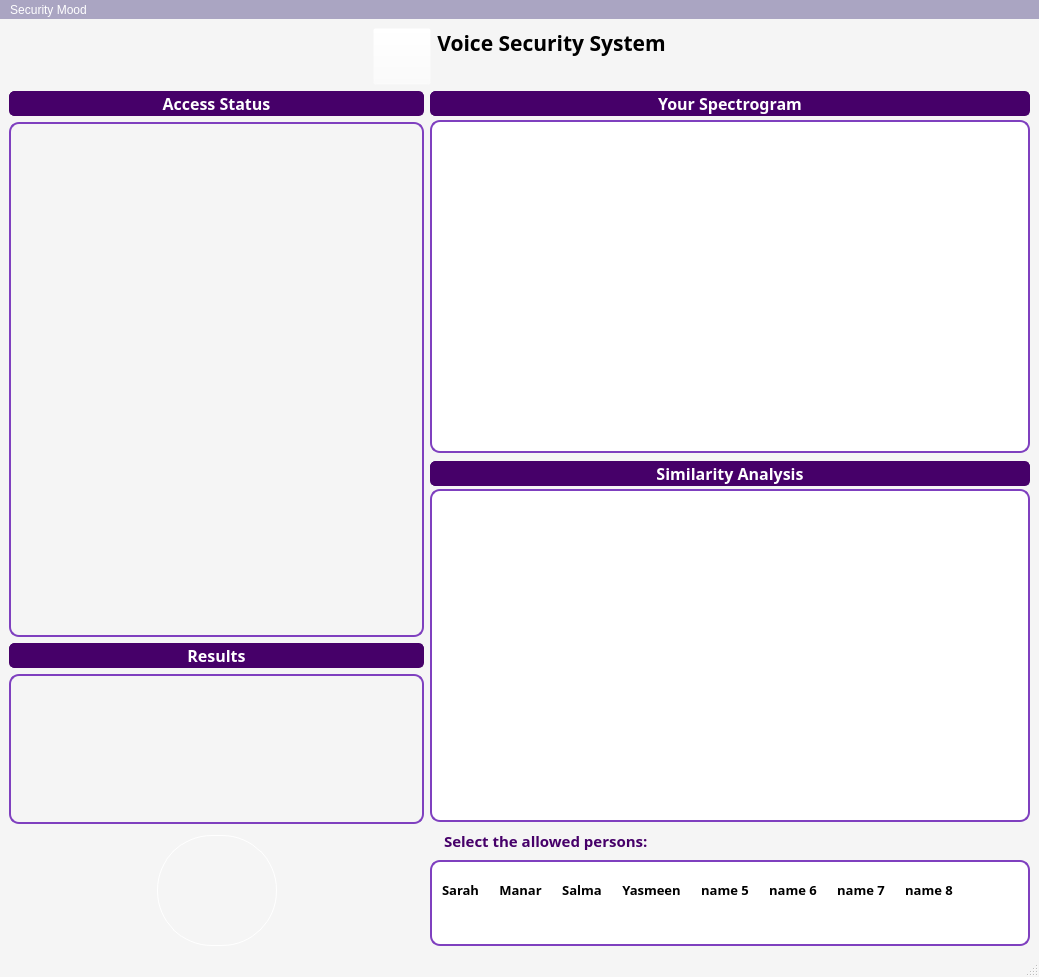
<?xml version="1.0" encoding="UTF-8"?>
<ui version="4.0">
 <class>MainWindow</class>
 <widget class="QMainWindow" name="MainWindow">
  <property name="geometry">
   <rect>
    <x>0</x>
    <y>0</y>
    <width>1039</width>
    <height>977</height>
   </rect>
  </property>
  <property name="windowTitle">
   <string>MainWindow</string>
  </property>
  <property name="styleSheet">
   <string notr="true">QMainWindow, QDialog{
	/*background-color: rgb(231, 237, 255);*/
	background-color: rgb(245, 245, 245);
}
/*-------------------------------------------------------------------*/
QMenuBar,QMenuBar::item {
    color: white;
  /*	background-color: rgb(100, 0, 150); /* main background color 
	background-color: rgb(186, 180, 200);*/
	background-color: rgb(170, 165, 194);
}

QMenu,QMenu::item {
    color: black;
    background-color: white;
	margin: 1px;
	padding: 1px;
    text-decoration: none;
}

QMenuBar::item:selected,QMenuBar::item:pressed,
QMenu::item:selected,QMenu::item:pressed {
    color: white;
    background-color: rgb(90, 0, 155);
}

/*-------------------------------------------------------------------*/
QListWidget{
	background-color: rgb(255, 255, 255);
	border-radius: 10px;
	border: 2px solid rgb(127, 64, 191);
	padding-top: 12px;
	padding-bottom: 12px;
/*	padding-right: 5px;
	padding-left: 5px;*/
}

QListWidget::item{
	padding: 2px;
	margin: 5px;
}

QListWidget::item:hover {
	border-bottom: 2px solid rgb(127, 64, 191);
}

QListWidget::item:selected {
/*    background: rgb(211, 196, 255);*/
	background-color: rgba(114, 0, 214,255);
	border-radius: 6px;	
    color: white;
}

QListWidget::item:disabled,
QListWidget::item:disabled:hover{
	background-color: rgb(255, 255, 255);
    color: white;
}

/*-------------------------------------------------------------------*/
QPushButton{
	margin-top: 5px;
	border: 1px solid white;
	border-radius: 55px;
}
QPushButton::hover{
	/*background-color: rgb(114, 0, 214);*/
	border: 1.5px solid;
	border-color: rgb(140, 0, 210);
}
QPushButton::pressed{
	/*background-color: rgb(114, 0, 214);*/
	border: 4px solid;
	border-color: rgb(70, 0, 105);
}</string>
  </property>
  <property name="iconSize">
   <size>
    <width>50</width>
    <height>40</height>
   </size>
  </property>
  <widget class="QWidget" name="centralwidget">
   <layout class="QGridLayout" name="gridLayout_9">
    <item row="0" column="0">
     <layout class="QGridLayout" name="gridLayout_6">
      <item row="0" column="0">
       <layout class="QGridLayout" name="gridLayout_8">
        <item row="0" column="0">
         <spacer name="horizontalSpacer_3">
          <property name="orientation">
           <enum>Qt::Horizontal</enum>
          </property>
          <property name="sizeHint" stdset="0">
           <size>
            <width>40</width>
            <height>20</height>
           </size>
          </property>
         </spacer>
        </item>
        <item row="0" column="1">
         <layout class="QGridLayout" name="gridLayout_7">
          <item row="0" column="0">
           <widget class="QToolButton" name="toolButton_2">
            <property name="enabled">
             <bool>false</bool>
            </property>
            <property name="autoFillBackground">
             <bool>false</bool>
            </property>
            <property name="styleSheet">
             <string notr="true">background-color: rgba(255, 255, 255,0);</string>
            </property>
            <property name="text">
             <string/>
            </property>
            <property name="icon">
             <iconset>
              <normaloff>icons/main.png</normaloff>
              <disabledoff>icons/main.png</disabledoff>icons/main.png</iconset>
            </property>
            <property name="iconSize">
             <size>
              <width>50</width>
              <height>50</height>
             </size>
            </property>
           </widget>
          </item>
          <item row="0" column="1">
           <widget class="QLabel" name="label_3">
            <property name="font">
             <font>
              <family>PT Simple Bold Ruled</family>
              <pointsize>16</pointsize>
              <weight>75</weight>
              <bold>true</bold>
             </font>
            </property>
            <property name="text">
             <string>Voice Security System</string>
            </property>
            <property name="alignment">
             <set>Qt::AlignHCenter|Qt::AlignTop</set>
            </property>
           </widget>
          </item>
         </layout>
        </item>
        <item row="0" column="2">
         <spacer name="horizontalSpacer_4">
          <property name="orientation">
           <enum>Qt::Horizontal</enum>
          </property>
          <property name="sizeHint" stdset="0">
           <size>
            <width>40</width>
            <height>20</height>
           </size>
          </property>
         </spacer>
        </item>
       </layout>
      </item>
      <item row="1" column="0">
       <layout class="QGridLayout" name="gridLayout_3">
        <item row="0" column="0">
         <layout class="QGridLayout" name="gridLayout_13" rowstretch="0,3,0,1,0">
          <item row="0" column="0">
           <widget class="QLabel" name="label_6">
            <property name="sizePolicy">
             <sizepolicy hsizetype="Preferred" vsizetype="Fixed">
              <horstretch>0</horstretch>
              <verstretch>0</verstretch>
             </sizepolicy>
            </property>
            <property name="minimumSize">
             <size>
              <width>0</width>
              <height>25</height>
             </size>
            </property>
            <property name="font">
             <font>
              <family>Tw Cen MT</family>
              <pointsize>12</pointsize>
              <weight>75</weight>
              <bold>true</bold>
             </font>
            </property>
            <property name="styleSheet">
             <string notr="true">background-color: rgb(70, 0, 105);
border: 1px solid rgb(70, 0, 105);
border-radius: 5px;
color: white;
</string>
            </property>
            <property name="text">
             <string>Access Status</string>
            </property>
            <property name="alignment">
             <set>Qt::AlignCenter</set>
            </property>
           </widget>
          </item>
          <item row="2" column="0">
           <widget class="QLabel" name="label_5">
            <property name="font">
             <font>
              <family>Tw Cen MT</family>
              <pointsize>12</pointsize>
              <weight>75</weight>
              <bold>true</bold>
             </font>
            </property>
            <property name="styleSheet">
             <string notr="true">background-color: rgb(70, 0, 105);
border: 1px solid rgb(70, 0, 105);
border-radius: 5px;
color: white;
</string>
            </property>
            <property name="text">
             <string>Results</string>
            </property>
            <property name="alignment">
             <set>Qt::AlignCenter</set>
            </property>
           </widget>
          </item>
          <item row="3" column="0">
           <widget class="QLabel" name="label_5_ac_2">
            <property name="minimumSize">
             <size>
              <width>100</width>
              <height>120</height>
             </size>
            </property>
            <property name="font">
             <font>
              <family>Tw Cen MT</family>
              <pointsize>26</pointsize>
              <weight>50</weight>
              <italic>false</italic>
              <bold>false</bold>
              <underline>false</underline>
             </font>
            </property>
            <property name="styleSheet">
             <string notr="true">border-radius: 10px;
border: 2px solid rgb(127, 64, 191);
color: rgb(70, 0, 105);</string>
            </property>
            <property name="text">
             <string/>
            </property>
            <property name="scaledContents">
             <bool>false</bool>
            </property>
            <property name="alignment">
             <set>Qt::AlignCenter</set>
            </property>
           </widget>
          </item>
          <item row="4" column="0">
           <layout class="QGridLayout" name="gridLayout_2" columnstretch="0,0,0">
            <item row="0" column="2">
             <spacer name="horizontalSpacer_2">
              <property name="orientation">
               <enum>Qt::Horizontal</enum>
              </property>
              <property name="sizeHint" stdset="0">
               <size>
                <width>40</width>
                <height>20</height>
               </size>
              </property>
             </spacer>
            </item>
            <item row="0" column="0">
             <spacer name="horizontalSpacer">
              <property name="orientation">
               <enum>Qt::Horizontal</enum>
              </property>
              <property name="sizeHint" stdset="0">
               <size>
                <width>40</width>
                <height>20</height>
               </size>
              </property>
             </spacer>
            </item>
            <item row="0" column="1">
             <widget class="QPushButton" name="pushButton_record">
              <property name="minimumSize">
               <size>
                <width>120</width>
                <height>116</height>
               </size>
              </property>
              <property name="maximumSize">
               <size>
                <width>100</width>
                <height>16777215</height>
               </size>
              </property>
              <property name="font">
               <font>
                <family>Yu Gothic UI Semibold</family>
                <pointsize>10</pointsize>
                <weight>75</weight>
                <bold>true</bold>
               </font>
              </property>
              <property name="cursor">
               <cursorShape>PointingHandCursor</cursorShape>
              </property>
              <property name="styleSheet">
               <string notr="true">/*margin-top: 5px;
border: 1px solid white;
border-radius: 40px;*/</string>
              </property>
              <property name="text">
               <string/>
              </property>
              <property name="icon">
               <iconset>
                <normaloff>icons/record.png</normaloff>icons/record.png</iconset>
              </property>
              <property name="iconSize">
               <size>
                <width>70</width>
                <height>70</height>
               </size>
              </property>
              <property name="flat">
               <bool>false</bool>
              </property>
             </widget>
            </item>
           </layout>
          </item>
          <item row="1" column="0">
           <widget class="QLabel" name="label_7">
            <property name="minimumSize">
             <size>
              <width>400</width>
              <height>515</height>
             </size>
            </property>
            <property name="styleSheet">
             <string notr="true">border-radius: 10px;
border: 2px solid rgb(127, 64, 191);</string>
            </property>
            <property name="text">
             <string/>
            </property>
           </widget>
          </item>
         </layout>
        </item>
        <item row="0" column="1">
         <layout class="QGridLayout" name="gridLayout_4" rowstretch="1,1,0,0">
          <property name="verticalSpacing">
           <number>8</number>
          </property>
          <item row="1" column="0">
           <layout class="QGridLayout" name="gridLayout_5" rowstretch="0,0">
            <property name="verticalSpacing">
             <number>3</number>
            </property>
            <item row="0" column="0">
             <widget class="QLabel" name="label_4">
              <property name="minimumSize">
               <size>
                <width>0</width>
                <height>25</height>
               </size>
              </property>
              <property name="font">
               <font>
                <family>Tw Cen MT</family>
                <pointsize>12</pointsize>
                <weight>75</weight>
                <bold>true</bold>
               </font>
              </property>
              <property name="styleSheet">
               <string notr="true">background-color: rgb(70, 0, 105);
border: 1px solid rgb(70, 0, 105);
border-radius: 5px;
color: white;
</string>
              </property>
              <property name="text">
               <string>Similarity Analysis</string>
              </property>
              <property name="alignment">
               <set>Qt::AlignCenter</set>
              </property>
             </widget>
            </item>
            <item row="1" column="0">
             <widget class="QGraphicsView" name="graphicsView_similarity">
              <property name="minimumSize">
               <size>
                <width>600</width>
                <height>300</height>
               </size>
              </property>
              <property name="font">
               <font>
                <family>Tw Cen MT</family>
                <pointsize>9</pointsize>
               </font>
              </property>
              <property name="styleSheet">
               <string notr="true">background-color: rgb(255, 255, 255);
border-radius: 10px;
border: 2px solid rgb(127, 64, 191);</string>
              </property>
             </widget>
            </item>
           </layout>
          </item>
          <item row="0" column="0">
           <layout class="QGridLayout" name="gridLayout" rowstretch="0,1">
            <property name="verticalSpacing">
             <number>4</number>
            </property>
            <item row="0" column="0">
             <widget class="QLabel" name="label_2">
              <property name="minimumSize">
               <size>
                <width>0</width>
                <height>25</height>
               </size>
              </property>
              <property name="font">
               <font>
                <family>Tw Cen MT</family>
                <pointsize>12</pointsize>
                <weight>75</weight>
                <bold>true</bold>
               </font>
              </property>
              <property name="styleSheet">
               <string notr="true">background-color: rgb(70, 0, 105);
border: 1px solid rgb(70, 0, 105);
border-radius: 5px;
color: white;
</string>
              </property>
              <property name="text">
               <string>Your Spectrogram</string>
              </property>
              <property name="alignment">
               <set>Qt::AlignCenter</set>
              </property>
             </widget>
            </item>
            <item row="1" column="0">
             <widget class="QWidget" name="widget_spectrogram" native="true">
              <property name="minimumSize">
               <size>
                <width>600</width>
                <height>300</height>
               </size>
              </property>
              <property name="font">
               <font>
                <family>Tw Cen MT</family>
                <pointsize>9</pointsize>
               </font>
              </property>
              <property name="styleSheet">
               <string notr="true">background-color: rgb(255, 255, 255);
border-radius: 10px;
border: 2px solid rgb(127, 64, 191);</string>
              </property>
             </widget>
            </item>
           </layout>
          </item>
          <item row="3" column="0">
           <widget class="QListWidget" name="listWidget_persons">
            <property name="enabled">
             <bool>true</bool>
            </property>
            <property name="minimumSize">
             <size>
              <width>0</width>
              <height>70</height>
             </size>
            </property>
            <property name="maximumSize">
             <size>
              <width>16777215</width>
              <height>86</height>
             </size>
            </property>
            <property name="font">
             <font>
              <family>Tw Cen MT</family>
              <pointsize>10</pointsize>
              <weight>75</weight>
              <bold>true</bold>
             </font>
            </property>
            <property name="cursor" stdset="0">
             <cursorShape>PointingHandCursor</cursorShape>
            </property>
            <property name="styleSheet">
             <string notr="true">background-color: rgb(255, 255, 255);
border-radius: 10px;
border: 2px solid rgb(127, 64, 191);
selection-background-color: rgb(0, 0, 0);
selection-color: rgb(255, 255, 255);
</string>
            </property>
            <property name="verticalScrollBarPolicy">
             <enum>Qt::ScrollBarAlwaysOff</enum>
            </property>
            <property name="horizontalScrollBarPolicy">
             <enum>Qt::ScrollBarAlwaysOff</enum>
            </property>
            <property name="sizeAdjustPolicy">
             <enum>QAbstractScrollArea::AdjustIgnored</enum>
            </property>
            <property name="autoScrollMargin">
             <number>16</number>
            </property>
            <property name="editTriggers">
             <set>QAbstractItemView::EditKeyPressed|QAbstractItemView::SelectedClicked</set>
            </property>
            <property name="showDropIndicator" stdset="0">
             <bool>false</bool>
            </property>
            <property name="dragDropMode">
             <enum>QAbstractItemView::NoDragDrop</enum>
            </property>
            <property name="defaultDropAction">
             <enum>Qt::CopyAction</enum>
            </property>
            <property name="selectionMode">
             <enum>QAbstractItemView::MultiSelection</enum>
            </property>
            <property name="movement">
             <enum>QListView::Static</enum>
            </property>
            <property name="flow">
             <enum>QListView::TopToBottom</enum>
            </property>
            <property name="isWrapping" stdset="0">
             <bool>true</bool>
            </property>
            <property name="resizeMode">
             <enum>QListView::Fixed</enum>
            </property>
            <property name="layoutMode">
             <enum>QListView::SinglePass</enum>
            </property>
            <property name="spacing">
             <number>2</number>
            </property>
            <property name="modelColumn">
             <number>0</number>
            </property>
            <property name="uniformItemSizes">
             <bool>false</bool>
            </property>
            <property name="wordWrap">
             <bool>false</bool>
            </property>
            <property name="selectionRectVisible">
             <bool>false</bool>
            </property>
            <property name="itemAlignment">
             <set>Qt::AlignCenter</set>
            </property>
            <property name="sortingEnabled">
             <bool>false</bool>
            </property>
            <item>
             <property name="text">
              <string>Sarah</string>
             </property>
             <property name="textAlignment">
              <set>AlignCenter</set>
             </property>
            </item>
            <item>
             <property name="text">
              <string>Manar</string>
             </property>
             <property name="textAlignment">
              <set>AlignCenter</set>
             </property>
            </item>
            <item>
             <property name="text">
              <string>Salma</string>
             </property>
             <property name="textAlignment">
              <set>AlignCenter</set>
             </property>
            </item>
            <item>
             <property name="text">
              <string>Yasmeen</string>
             </property>
             <property name="textAlignment">
              <set>AlignCenter</set>
             </property>
            </item>
            <item>
             <property name="text">
              <string>name 5</string>
             </property>
             <property name="textAlignment">
              <set>AlignCenter</set>
             </property>
            </item>
            <item>
             <property name="text">
              <string>name 6</string>
             </property>
             <property name="textAlignment">
              <set>AlignCenter</set>
             </property>
            </item>
            <item>
             <property name="text">
              <string>name 7</string>
             </property>
             <property name="textAlignment">
              <set>AlignCenter</set>
             </property>
            </item>
            <item>
             <property name="text">
              <string>name 8</string>
             </property>
             <property name="textAlignment">
              <set>AlignCenter</set>
             </property>
            </item>
           </widget>
          </item>
          <item row="2" column="0">
           <widget class="QLabel" name="label">
            <property name="font">
             <font>
              <family>Tw Cen MT</family>
              <pointsize>11</pointsize>
              <weight>75</weight>
              <bold>true</bold>
             </font>
            </property>
            <property name="styleSheet">
             <string notr="true">padding-left: 10px;
color: rgb(70, 0, 105);</string>
            </property>
            <property name="text">
             <string>Select the allowed persons:</string>
            </property>
           </widget>
          </item>
         </layout>
        </item>
       </layout>
      </item>
     </layout>
    </item>
   </layout>
  </widget>
  <widget class="QMenuBar" name="menubar">
   <property name="geometry">
    <rect>
     <x>0</x>
     <y>0</y>
     <width>1039</width>
     <height>26</height>
    </rect>
   </property>
   <widget class="QMenu" name="menuSecurity_Mood">
    <property name="title">
     <string>Security Mood</string>
    </property>
    <addaction name="actionvoice_code"/>
    <addaction name="actionVoice_fingerprint"/>
   </widget>
   <addaction name="menuSecurity_Mood"/>
  </widget>
  <widget class="QStatusBar" name="statusbar"/>
  <action name="actionvoice_code">
   <property name="text">
    <string>Voice code</string>
   </property>
  </action>
  <action name="actionVoice_fingerprint">
   <property name="text">
    <string>Voice fingerprint</string>
   </property>
  </action>
 </widget>
 <resources/>
 <connections/>
</ui>
